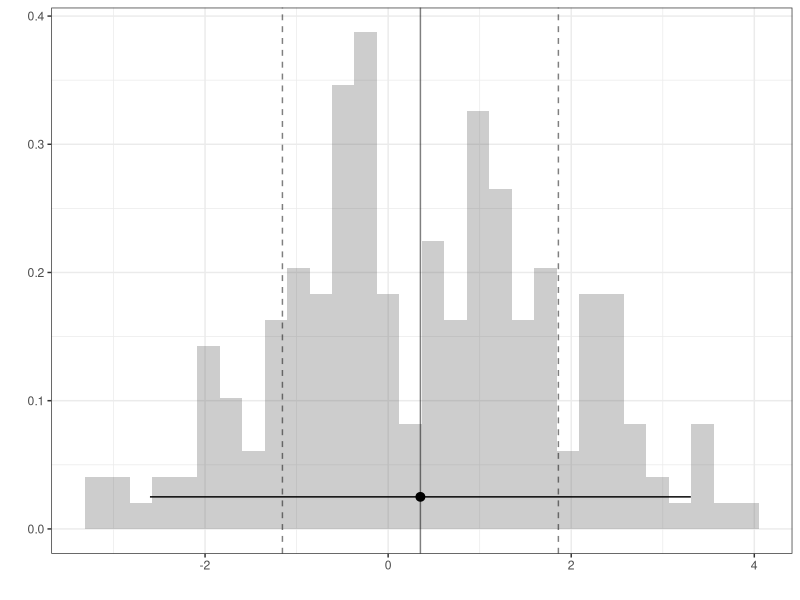
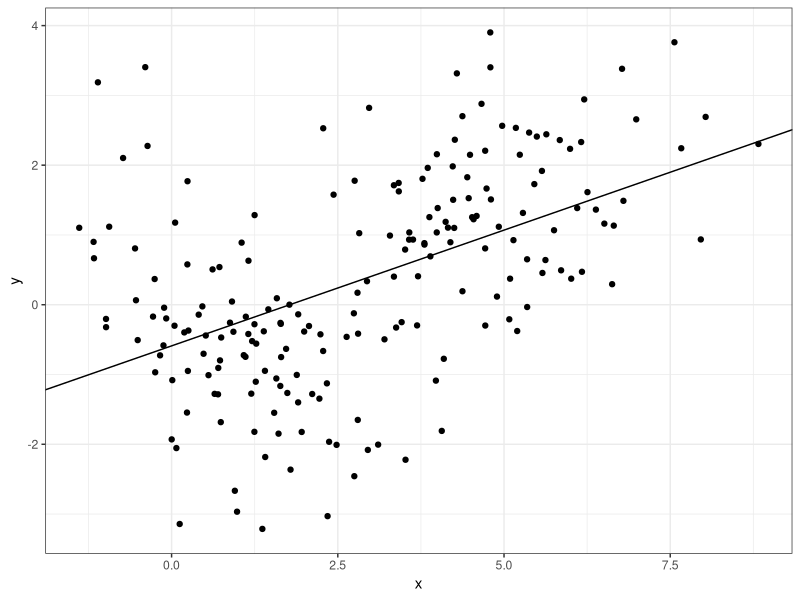
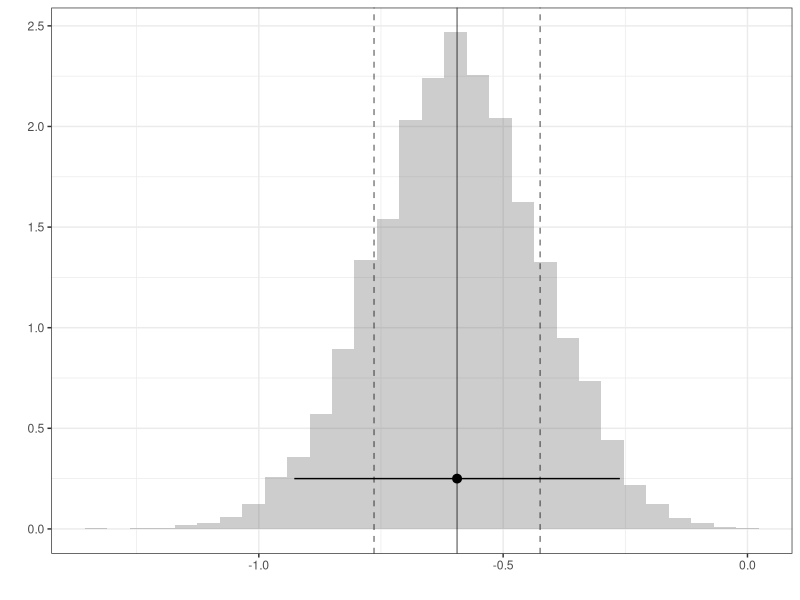
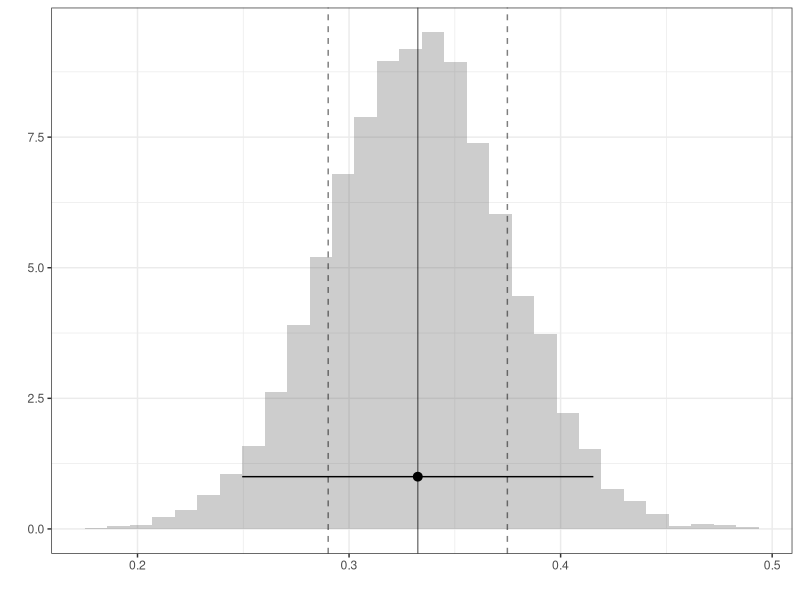
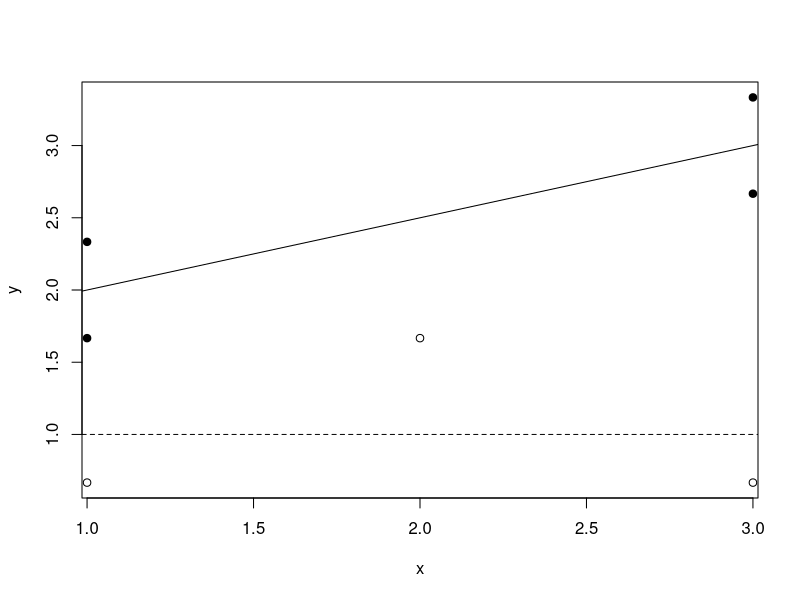
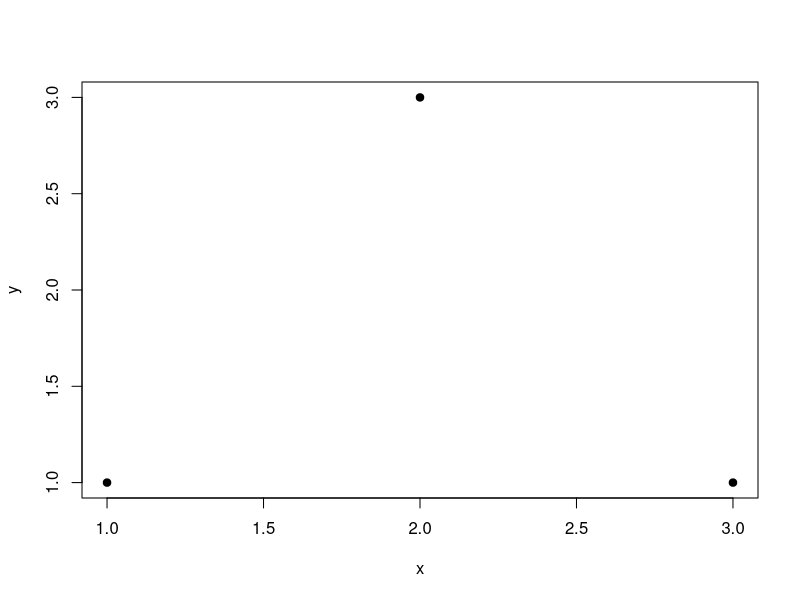
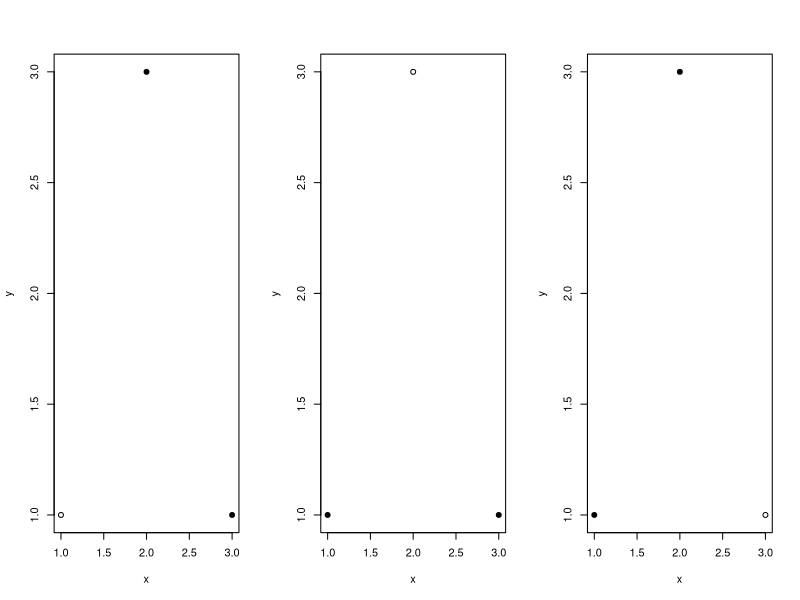
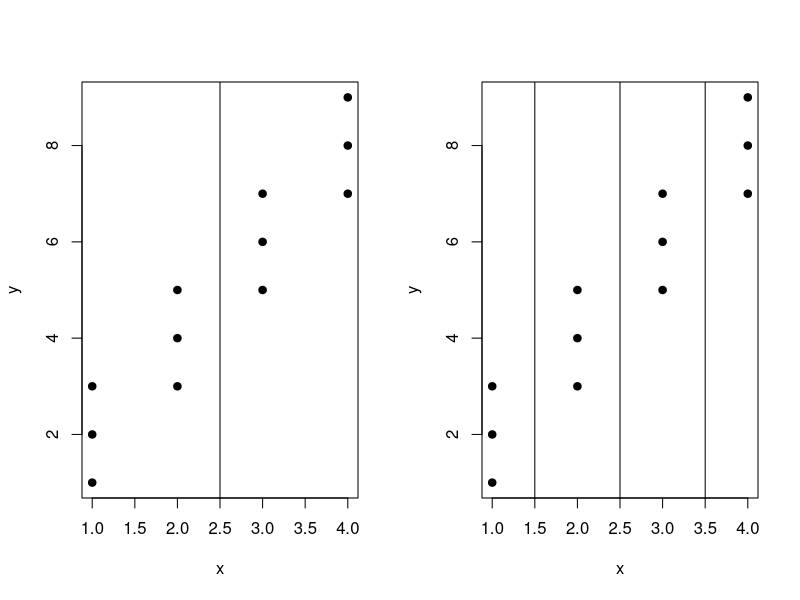

These charts were generated, in order, by the following R code:
## ---- chunk 1
#| echo: false
library(ggplot2)
p3n <- 200
z <- c(rep(0,p3n/2),rep(1,p3n/2))
set.seed(220220)
x <-   z + rnorm(p3n,mean=1,sd=1) + z*rnorm(p3n,mean=3,sd = 1)
y <- (-0.5)*x + (.8)*x*z + rnorm(p3n)


dfp3 <- data.frame(y,x,z)
df<-dfp3


q2<- ggplot(data = dfp3, aes(x = x, y = y)) +
  geom_point() +
  xlab("x") +
  ylab("y") +
  theme_bw() 
n<-p3n


modone<- lm(y~x,data=dfp3)

## ---- chunk 2
#| echo: true
mod<- lm(y~x, data=df)
summary(mod)

## ---- chunk 3
#| echo: true
B=10000
beta_0<- rep(NA,B)
beta_1<- rep(NA,B)
for( b in 1:B ){
bootind = sample(1:n,size=n,replace=T)
dfboot = df[bootind,]
mod<- lm(y~x, data=dfboot)
beta_0[b] = mod$coef[1]
beta_1[b] = mod$coef[2]
}
## ---- chunk 4
#| out-height: 3.5in
#| fig-ncol: 2
#| fig-subcap:
#|  -  Histogram of the vector Y's elements
#|  -  Scatterplot of X and Y
ggplot() + geom_histogram(aes(x=y,     y=after_stat(density)), alpha=.3) + 
           geom_vline(aes(xintercept=mean(y)), alpha=.5) + 
           geom_vline(aes(xintercept=mean(y)+c(-1,1)*sd(y)), linetype='dashed', alpha=.5) + 
           geom_pointrange(aes(x=mean(y), xmin=mean(y)-1.96*sd(y), xmax=mean(y)+1.96*sd(y), y=.025)) + theme_bw() + xlab('') + ylab('')

q2 + geom_abline(slope=modone$coef[2], intercept=modone$coef[1])
## ---- chunk 5
#| out-height: 3.5in
#| fig-ncol: 2
#| fig-subcap:
#|  -  Histogram of the beta_0's elements
#|  -  Histogram of the beta_1's elements
ggplot() + geom_histogram(aes(x=beta_0, y=after_stat(density)), alpha=.3) + 
           geom_vline(aes(xintercept=mean(beta_0)), alpha=.5) + 
           geom_vline(aes(xintercept=mean(beta_0)+c(-1,1)*sd(beta_0)), linetype='dashed', alpha=.5) + 
           geom_pointrange(aes(x=mean(beta_0), xmin=mean(beta_0)-1.96*sd(beta_0), xmax=mean(beta_0)+1.96*sd(beta_0), y=.25)) + theme_bw() + xlab('') + ylab('')

ggplot() + geom_histogram(aes(x=beta_1, y=after_stat(density)), alpha=.3) + 
           geom_vline(aes(xintercept=mean(beta_1)), alpha=.5) + 
           geom_vline(aes(xintercept=mean(beta_1)+c(-1,1)*sd(beta_1)), linetype='dashed', alpha=.5) + 
           geom_pointrange(aes(x=mean(beta_1), xmin=mean(beta_1)-1.96*sd(beta_1), xmax=mean(beta_1)+1.96*sd(beta_1), y=1)) + theme_bw() + xlab('') + ylab('')

## ---- chunk 6
x <- c(1,1,1,2,3,3,3)
y <- c(2/3,5/3,7/3,5/3,2/3,8/3,10/3)
d <- c(0,1,1,0,0,1,1)
plot(x,y,xlim=c(1.06,2.94),pch=c(1,19,19,1,1,19,19))
abline(lm(y[d==0] ~x[d==0]),lty=2)
abline(lm(y[d==1] ~x[d==1]))
## ---- chunk 7
x <- c(1,2,3)
y <- c(1,3,1)
plot(x,y,pch=19)
## ---- chunk 8
x <- c(1,2,3)
y <- c(1,3,1)
par(mfrow=c(1,3))
plot(x,y,pch=c(1,19,19))
plot(x,y,pch=c(19,1,19))
plot(x,y,pch=c(19,19,1))
## ---- chunk 9
x <- c(1,1,1,2,2,2,3,3,3,4,4,4)
y <- c(1,2,3,3,4,5,5,6,7,7,8,9)
par(mfrow=c(1,2))
plot(x,y,pch=19)
abline(v=2.5)
plot(x,y,pch=19)
abline(v=c(1.5,2.5,3.5))
## ---- chunk 10
#| echo: false

p5n <- 200
z.5 <- c(rep(0,p5n/2),rep(1,p5n/2))
set.seed(220220)
x.5 <-   rnorm(p5n,mean=3,sd = 3) + runif(p5n,-4,2)
y.5 <- (-0.5)*x.5 + (4)*z.5 + rnorm(p5n)


dfp5 <- data.frame(y.5,x.5,z.5)

q5a <- ggplot(data = dfp5, aes(x = x.5, y = y.5)) +
  geom_point(aes(shape = factor(z.5)),size = 1,alpha=.5) +
  scale_shape_manual(values = c(1,19), label = c("z=0","z=1")) +
  xlab("x") +
  ylab("y") +
  theme_bw() +
  theme(panel.grid = element_blank(),
        legend.box.just = "left",
        legend.justification = c("left","top"),
        legend.position = c(0,1),
        legend.margin = margin(6,6,6,6),
        legend.title = element_blank(),
        legend.box.background = element_rect(color="black",size=1))

q5b<- ggplot(data = dfp3, aes(x = x.5, y = z.5)) +
  geom_jitter(height=.25) +  xlab("x") +
  ylab("z") +
  theme_bw()


y<- y.5
x<- x.5
z<- z.5
df <- data.frame(y,x,z)

modone<- lm(y~x+z,data=df)
modtwo<- lm(z ~ x, data=df)

## ---- chunk 11
#| out-height: 3.5in
#| fig-ncol: 2
#| fig-subcap:
#|  -  Scatterplot 1
#|  -  Scatterplot 2 (Jittered)
q5a
q5b

## ---- chunk 12
summary(modone)

## ---- chunk 13
summary(modtwo)
